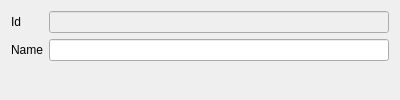
<?xml version="1.0" encoding="UTF-8"?>
<ui version="4.0">
 <class>GDEmployesGroups</class>
 <widget class="QDialog" name="GDEmployesGroups">
  <property name="geometry">
   <rect>
    <x>0</x>
    <y>0</y>
    <width>400</width>
    <height>100</height>
   </rect>
  </property>
  <property name="windowTitle">
   <string>Dialog</string>
  </property>
  <layout class="QVBoxLayout" name="verticalLayout">
   <item>
    <layout class="QGridLayout" name="gridLayout">
     <item row="0" column="0">
      <widget class="QLabel" name="label">
       <property name="text">
        <string>Id</string>
       </property>
      </widget>
     </item>
     <item row="1" column="0">
      <widget class="QLabel" name="label_2">
       <property name="text">
        <string>Name</string>
       </property>
      </widget>
     </item>
     <item row="0" column="1">
      <widget class="QPLineEdit" name="lineEdit">
       <property name="enabled">
        <bool>false</bool>
       </property>
       <property name="field" stdset="0">
        <string>ID</string>
       </property>
      </widget>
     </item>
     <item row="1" column="1">
      <widget class="QPLineEdit" name="lineEdit_2">
       <property name="field" stdset="0">
        <string>NAME</string>
       </property>
      </widget>
     </item>
     <item row="2" column="0" colspan="2">
      <widget class="FBtnOkCancel" name="widget" native="true"/>
     </item>
    </layout>
   </item>
  </layout>
 </widget>
 <customwidgets>
  <customwidget>
   <class>FBtnOkCancel</class>
   <extends>QWidget</extends>
   <header location="global">fbtnokcancel.h</header>
   <container>1</container>
  </customwidget>
  <customwidget>
   <class>QPLineEdit</class>
   <extends>QLineEdit</extends>
   <header>qplineedit.h</header>
  </customwidget>
 </customwidgets>
 <resources/>
 <connections/>
</ui>
